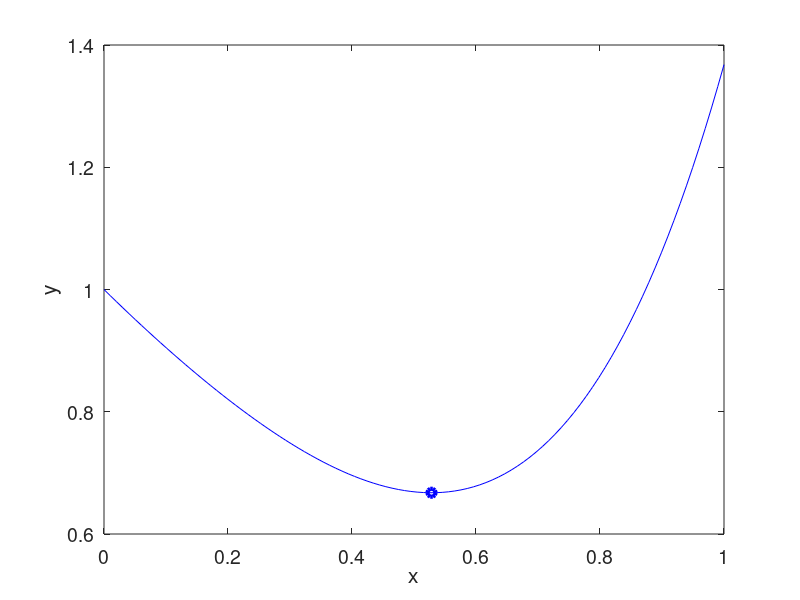

Write the MATLAB code that produced this figure. (Note: this script raises an error after producing the figure.)
addpath('../code');

set(0, 'defaultaxesfontsize', 14);
set(0, 'defaulttextfontsize', 14);


% исходные данные
f = @(X) X.^4 + exp(-X)
X = linspace(0, 1, 100);
[a b] = deal(0, 1)
e = 0.01

% вывод функции
plot(X, f(X), 'Color', 'b');
xlabel('x');
ylabel('y');
hold on;

% минимум
xm = fminbnd(f, a, b)
ym = f(xm)
plot(xm, ym, 'bo', 'LineWidth', 3);


[xm ym info] = parab(f, a, b, e)
title(['Парабол, Шагов ', num2str(info.nstep), ', Вычислений ', num2str(info.ncalc)]);

% строим параболы

% интерполяционный квадратный многочлен Ньютона
g = @(a0, a1, a2, x1, x2, X) a0 + a1 * (X - x1) + a2 * (X - x1) .* (X - x2);

for Coef = info.Approx' % итерация по строкам матрицы
    plot(X, g(Coef(1), Coef(2), Coef(3), Coef(4), Coef(5), X), 'Color', 'r');
    pause(1);
end

plot(xm, ym, 'ro', 'LineWidth', 3);


pause
